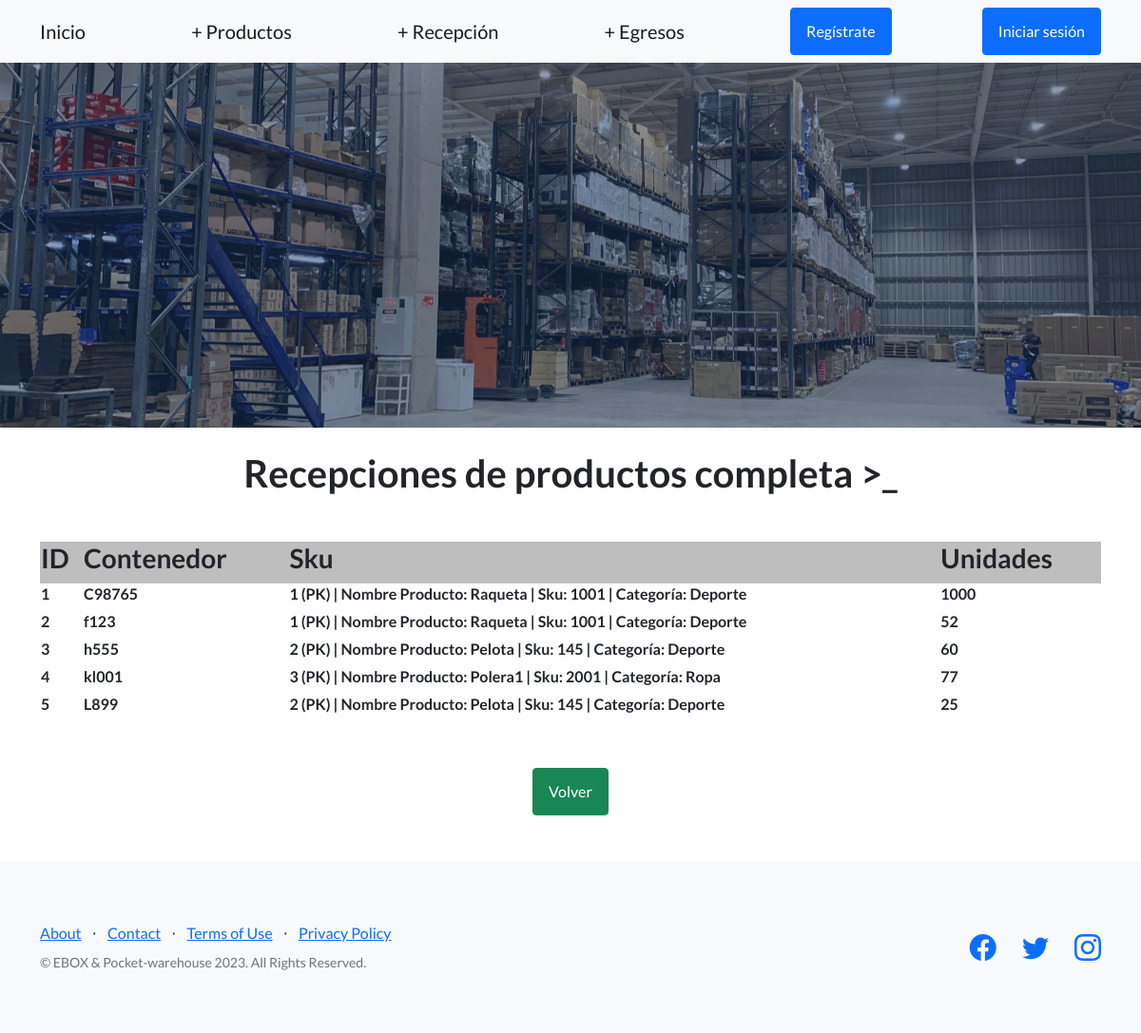
Page /eboxApp/recepcion/wRecepcion_full/ on the earlier database version.
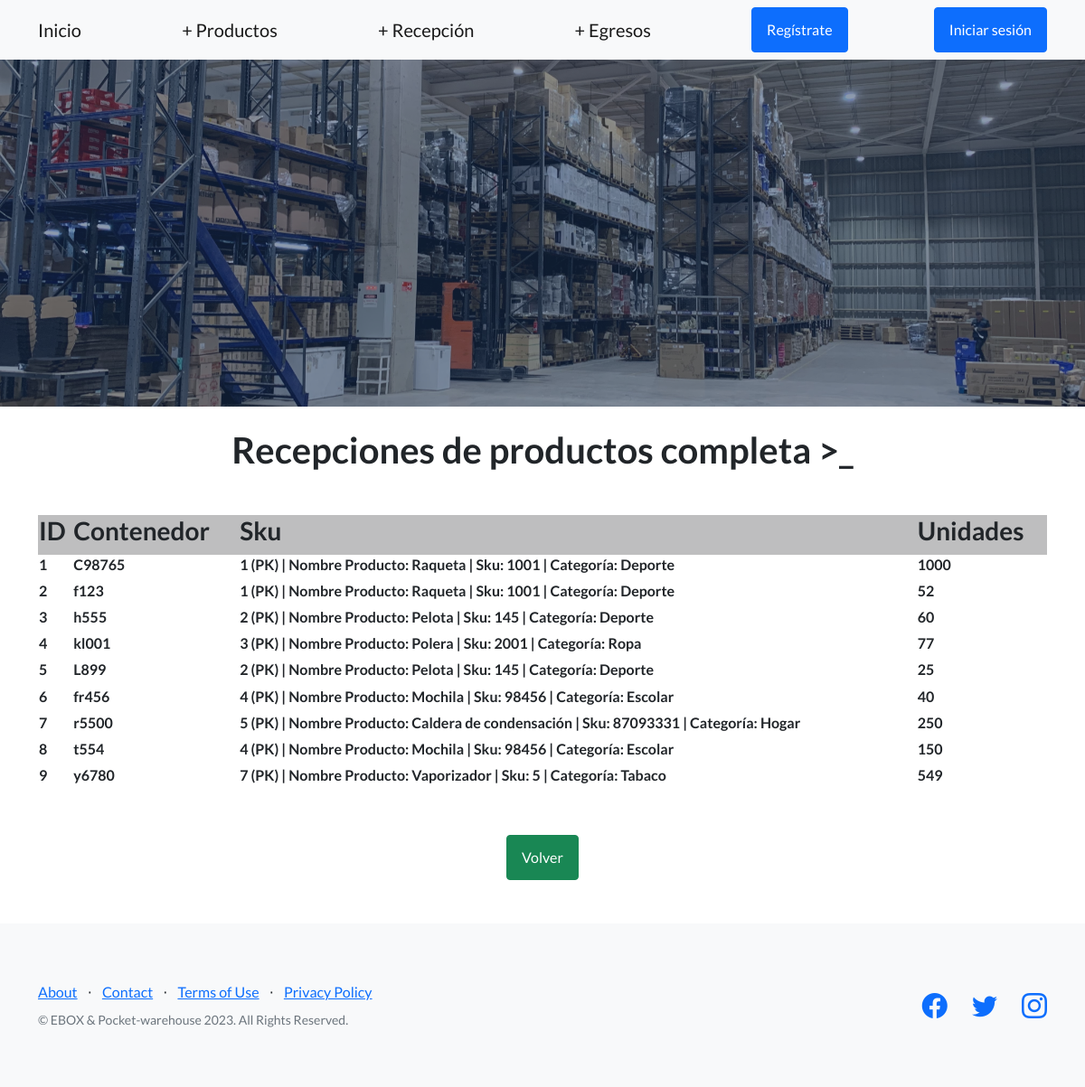
Same page on the later database version.
### eboxApp/models.py (models this page shows, shortened)
class Recepcion(models.Model):
    num_contenedor = models.CharField(max_length=100)
    sku_in = models.ForeignKey(Maestra, on_delete=models.CASCADE)
    unidades_in = models.IntegerField()

class Maestra(models.Model):
    nombre_producto = models.CharField(max_length=300)
    numero_sku = models.IntegerField()
    categoria = models.CharField(max_length=300)
    def __str__(self):
        return f'{self.pk} (PK) | Nombre Producto: {self.nombre_producto}   |   Sku: {self.numero_sku}   |   Categoría: {self.categoria}'

### eboxApp/views.py (the view)
# urls.py: path('recepcion/wRecepcion_full/', views.buscarRecepcion, name = 'buscarTodoRecepcion'),
def buscarRecepcion(request):
    if request.method == 'GET': # si existe un post
        recepciones = Recepcion.objects.all()
        return render(request, 'eboxApp/wRecepcion_full.html', {'recepciones':recepciones })

### eboxApp/templates/eboxApp/wRecepcion_full.html (shortened to what this page needs)
{% extends "eboxApp/base.html" %}
    {% load static %}
{% block contenido_que_cambia %}
<div class="container" align="center">
    <br>
    <h1 class="mb-5">Recepciones de productos completa >_</h1>
    {% if recepciones %}
                    <table>
                        <tr>
                            <th style="text-align: left"><h3>ID</h3></th>
                            <th style="text-align: left"><h3>Contenedor</h3></th>
                            <th style="text-align: left"><h3>Sku</h3></th>
                            <th style="text-align: left"><h3>Unidades</h3></th>
                        </tr>
                        {% for i in recepciones %}
                        <tr>
                            <td style="text-align: left"><h6>{{i.pk}}</h6></td>
                            <td style="text-align: left"><h6>{{i.num_contenedor}}</h6></td>
                            <td style="text-align: left"><h6>{{i.sku_in}}</h6></td>
                            <td style="text-align: left"><h6>{{i.unidades_in}}</h6></td>
                        </tr>
                        {% endfor %}
                    </table>
                <br>
                <br>
                <a class="btn btn-success" align = "center" href={% url 'eboxApp:Recepcion' %}>Volver</a>
    {% endif %}
</div>
{% endblock %}

Differences in the rows shown:
changed through a linked row, Recepcion "kl001": sku_in "3 (PK) | Nombre Producto: Polera1 | Sku: 2001 | Categoría: Ropa" → "3 (PK) | Nombre Producto: Polera | Sku: 2001 | Categoría: Ropa"
added Recepcion: pk "6", num_contenedor "fr456", sku_in "4 (PK) | Nombre Producto: Mochila | Sku: 98456 | Categoría: Escolar", unidades_in "40"
added Recepcion: pk "7", num_contenedor "r5500", sku_in "5 (PK) | Nombre Producto: Caldera de condensación | Sku: 87093331 | Categoría: Hogar", unidades_in "250"
added Recepcion: pk "8", num_contenedor "t554", sku_in "4 (PK) | Nombre Producto: Mochila | Sku: 98456 | Categoría: Escolar", unidades_in "150"
added Recepcion: pk "9", num_contenedor "y6780", sku_in "7 (PK) | Nombre Producto: Vaporizador | Sku: 5 | Categoría: Tabaco", unidades_in "549"
